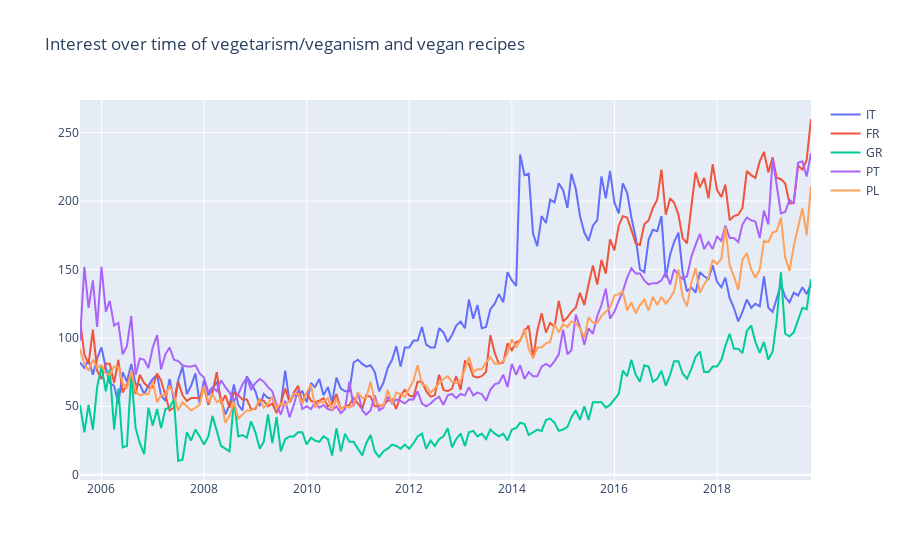

Notebook source saved alongside this figure:
### Code cell
plot_lines((df_veganism+df_vegetarism+df_vegan_cook)[['IT', 'FR', 'GR', 'PT', 'PL']], 0, "Interest over time of vegetarism/veganism and vegan recipes")

### Figure 1 — Plotly figure (JSON) as saved in the notebook; plotly's stock layout.template omitted (floating-point values rounded to 4 significant figures; data arrays with more than 128 entries replaced by an {"elided": "..."} marker saying what was removed)
{"data": [{"mode": "lines", "name": "IT", "type": "scatter", "x": {"elided": "172 str values"}, "y": {"elided": "172 int values"}}, {"mode": "lines", "name": "FR", "type": "scatter", "x": {"elided": "172 str values"}, "y": {"elided": "172 int values"}}, {"mode": "lines", "name": "GR", "type": "scatter", "x": {"elided": "172 str values"}, "y": {"elided": "172 int values"}}, {"mode": "lines", "name": "PT", "type": "scatter", "x": {"elided": "172 str values"}, "y": {"elided": "172 int values"}}, {"mode": "lines", "name": "PL", "type": "scatter", "x": {"elided": "172 str values"}, "y": {"elided": "172 int values"}}], "layout": {"autosize": true, "title": {"text": "Interest over time of vegetarism/veganism and vegan recipes"}, "xaxis": {"autorange": true, "range": ["2005-08-01", "2019-11-01"], "type": "date"}, "yaxis": {"autorange": true, "range": [-3.889, 273.9], "type": "linear"}}}
